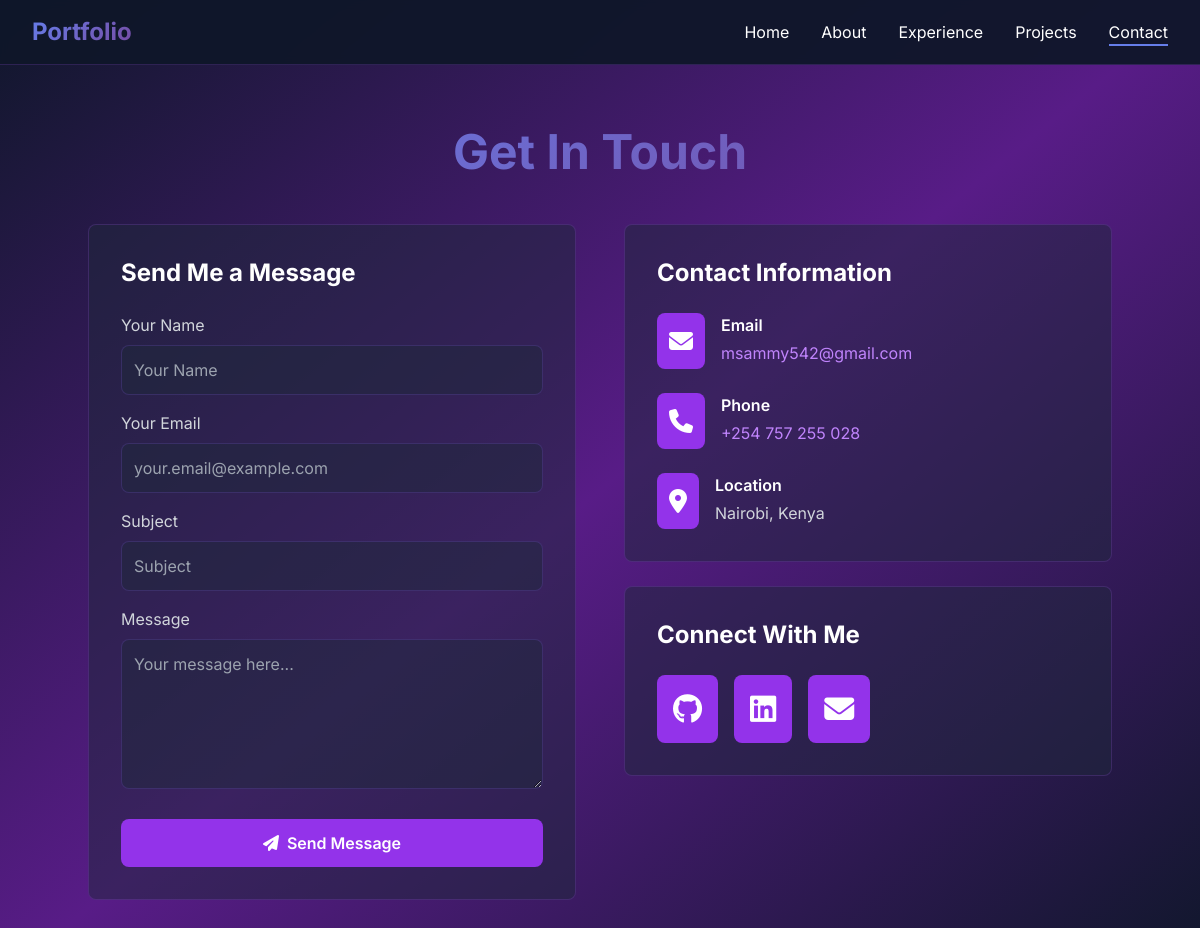
Page /contact/ on the committed database.
### portfolio/models.py (models this page shows, shortened)
class Profile(models.Model):
    name = models.CharField(max_length=100)
    title = models.CharField(max_length=200)
    email = models.EmailField()
    phone = models.CharField(max_length=20)
    location = models.CharField(max_length=100)
    github_url = models.URLField(blank=True, null=True)
    linkedin_url = models.URLField(blank=True, null=True)
    about = models.TextField()
    profile_image = models.ImageField(upload_to='profile/', blank=True, null=True)
    resume = models.FileField(upload_to='resumes/', blank=True, null=True)
    created_at = models.DateTimeField(auto_now_add=True)
    updated_at = models.DateTimeField(auto_now=True)
    class Meta:
        verbose_name = 'Profile'
        verbose_name_plural = 'Profiles'

### portfolio/views.py (the view)
# urls.py: path('contact/', views.contact, name='contact'),
def contact(request):
    profile = Profile.objects.first()
    if request.method == 'POST':
        form = ContactForm(request.POST)
        if form.is_valid():
            contact_message = form.save()
            messages.success(request, 'Thank you for your message! I will get back to you soon.')
            return redirect('portfolio:contact')
    else:
        form = ContactForm()
    context = {
        'form': form,
        'profile': profile,
    }
    return render(request, 'portfolio/contact.html', context)

### portfolio/forms.py (shortened to what this page needs)
class ContactForm(forms.ModelForm):
    class Meta:
        model = ContactMessage
        fields = ['name', 'email', 'subject', 'message']
        widgets = {
            'name': forms.TextInput(attrs={
                'class': 'form-control',
                'placeholder': 'Your Name',
                'required': True
            }),
            'email': forms.EmailInput(attrs={
                'class': 'form-control',
                'placeholder': 'your.email@example.com',
                'required': True
            }),
            'subject': forms.TextInput(attrs={
                'class': 'form-control',
                'placeholder': 'Subject',
                'required': True
            }),
            'message': forms.Textarea(attrs={
                'class': 'form-control',
                'placeholder': 'Your message here...',
                'rows': 5,
                'required': True
            }),
        }

### portfolio/templates/portfolio/contact.html (shortened to what this page needs)
{% extends 'portfolio/base.html' %}
{% block content %}
<section class="pt-32 pb-20 px-4">
    <div class="max-w-5xl mx-auto">
        <h1 class="text-5xl font-bold mb-12 text-center gradient-text">Get In Touch</h1>
        <div class="grid md:grid-cols-2 gap-12">
            <div class="bg-slate-800/50 p-8 rounded-lg border border-purple-500/20">
                <h2 class="text-2xl font-bold mb-6">Send Me a Message</h2>
                <form method="post" id="contact-form">
                    <div class="mb-4">
                        <label for="id_name" class="block text-gray-300 mb-2">Your Name</label>
                        {{ form.name }}
                    </div>
                    <div class="mb-4">
                        <label for="id_email" class="block text-gray-300 mb-2">Your Email</label>
                        {{ form.email }}
                    </div>
                    <div class="mb-4">
                        <label for="id_subject" class="block text-gray-300 mb-2">Subject</label>
                        {{ form.subject }}
                    </div>
                    <div class="mb-6">
                        <label for="id_message" class="block text-gray-300 mb-2">Message</label>
                        {{ form.message }}
                    </div>
                    <button type="submit" class="w-full bg-purple-600 hover:bg-purple-700 px-8 py-3 rounded-lg transition-colors font-semibold">
                        <i class="fas fa-paper-plane mr-2"></i>Send Message
                    </button>
                </form>
            </div>
            <div>
                <div class="bg-slate-800/50 p-8 rounded-lg border border-purple-500/20 mb-6">
                    <h2 class="text-2xl font-bold mb-6">Contact Information</h2>
                    <div class="space-y-6">
                        <div class="flex items-start gap-4">
                            <div class="bg-purple-600 p-3 rounded-lg">
                                <i class="fas fa-envelope text-2xl"></i>
                            </div>
                            <div>
                                <h3 class="font-semibold mb-1">Email</h3>
                                <a href="mailto:{{ profile.email }}" class="text-purple-400 hover:text-purple-300">
                                    {{ profile.email }}
                                </a>
                            </div>
                        </div>
                        <div class="flex items-start gap-4">
                            <div class="bg-purple-600 p-3 rounded-lg">
                                <i class="fas fa-phone text-2xl"></i>
                            </div>
                            <div>
                                <h3 class="font-semibold mb-1">Phone</h3>
                                <a href="tel:{{ profile.phone }}" class="text-purple-400 hover:text-purple-300">
                                    {{ profile.phone }}
                                </a>
                            </div>
                        </div>
                        <div class="flex items-start gap-4">
                            <div class="bg-purple-600 p-3 rounded-lg">
                                <i class="fas fa-map-marker-alt text-2xl"></i>
                            </div>
                            <div>
                                <h3 class="font-semibold mb-1">Location</h3>
                                <p class="text-gray-300">{{ profile.location }}</p>
                            </div>
                        </div>
                    </div>
                </div>
                <div class="bg-slate-800/50 p-8 rounded-lg border border-purple-500/20">
                    <h2 class="text-2xl font-bold mb-6">Connect With Me</h2>
                    <div class="flex gap-4">
                        {% if profile.github_url %}
                        <a href="{{ profile.github_url }}" target="_blank" class="bg-purple-600 hover:bg-purple-700 p-4 rounded-lg transition-colors">
                            <i class="fab fa-github text-3xl"></i>
                        </a>
                        {% endif %}
                        {% if profile.linkedin_url %}
                        <a href="{{ profile.linkedin_url }}" target="_blank" class="bg-purple-600 hover:bg-purple-700 p-4 rounded-lg transition-colors">
                            <i class="fab fa-linkedin text-3xl"></i>
                        </a>
                        {% endif %}
                        <a href="mailto:{{ profile.email }}" class="bg-purple-600 hover:bg-purple-700 p-4 rounded-lg transition-colors">
                            <i class="fas fa-envelope text-3xl"></i>
                        </a>
                    </div>
                </div>
            </div>
        </div>
    </div>
</section>
{% endblock %}

### portfolio/templates/portfolio/base.html (style rules this page uses)
body { font-family: 'Inter', sans-serif; }
html { scroll-behavior: smooth; }
.gradient-text { background: linear-gradient(135deg, #667eea 0%, #764ba2 100%); -webkit-background-clip: text; -webkit-text-fill-color: transparent; background-clip: text; }

### portfolio/templates/portfolio/contact.html (style rules this page uses)
.form-control { width: 100%; padding: 0.75rem; background: rgba(30, 41, 59, 0.5); border: 1px solid rgba(139, 92, 246, 0.2); border-radius: 0.5rem; color: white; transition: all 0.3s; }
textarea.form-control { resize: vertical; min-height: 150px; }

### rows in the picture
Profile: email "msammy542@gmail.com", phone "+254 757 255 028", location "Nairobi, Kenya"

### other values in the picture
{{ site_profile.name|truncatewords:2|default:"Portfolio" }} "Portfolio"
